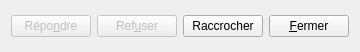
<ui version="4.0" >
 <class>layoutWidget</class>
 <widget class="QWidget" name="layoutWidget" >
  <property name="geometry" >
   <rect>
    <x>0</x>
    <y>0</y>
    <width>272</width>
    <height>52</height>
   </rect>
  </property>
  <layout class="QVBoxLayout" >
   <item>
    <layout class="QHBoxLayout" >
     <item>
      <widget class="QPushButton" name="pushButton_5" >
       <property name="enabled" >
        <bool>false</bool>
       </property>
       <property name="text" >
        <string>Répo&amp;ndre</string>
       </property>
      </widget>
     </item>
     <item>
      <widget class="QPushButton" name="pushButton_7" >
       <property name="enabled" >
        <bool>false</bool>
       </property>
       <property name="text" >
        <string>Ref&amp;user</string>
       </property>
      </widget>
     </item>
     <item>
      <widget class="QPushButton" name="hangup" >
       <property name="text" >
        <string>Raccrocher</string>
       </property>
      </widget>
     </item>
     <item>
      <widget class="QPushButton" name="close" >
       <property name="text" >
        <string>&amp;Fermer</string>
       </property>
      </widget>
     </item>
    </layout>
   </item>
  </layout>
 </widget>
 <resources/>
 <connections/>
</ui>
